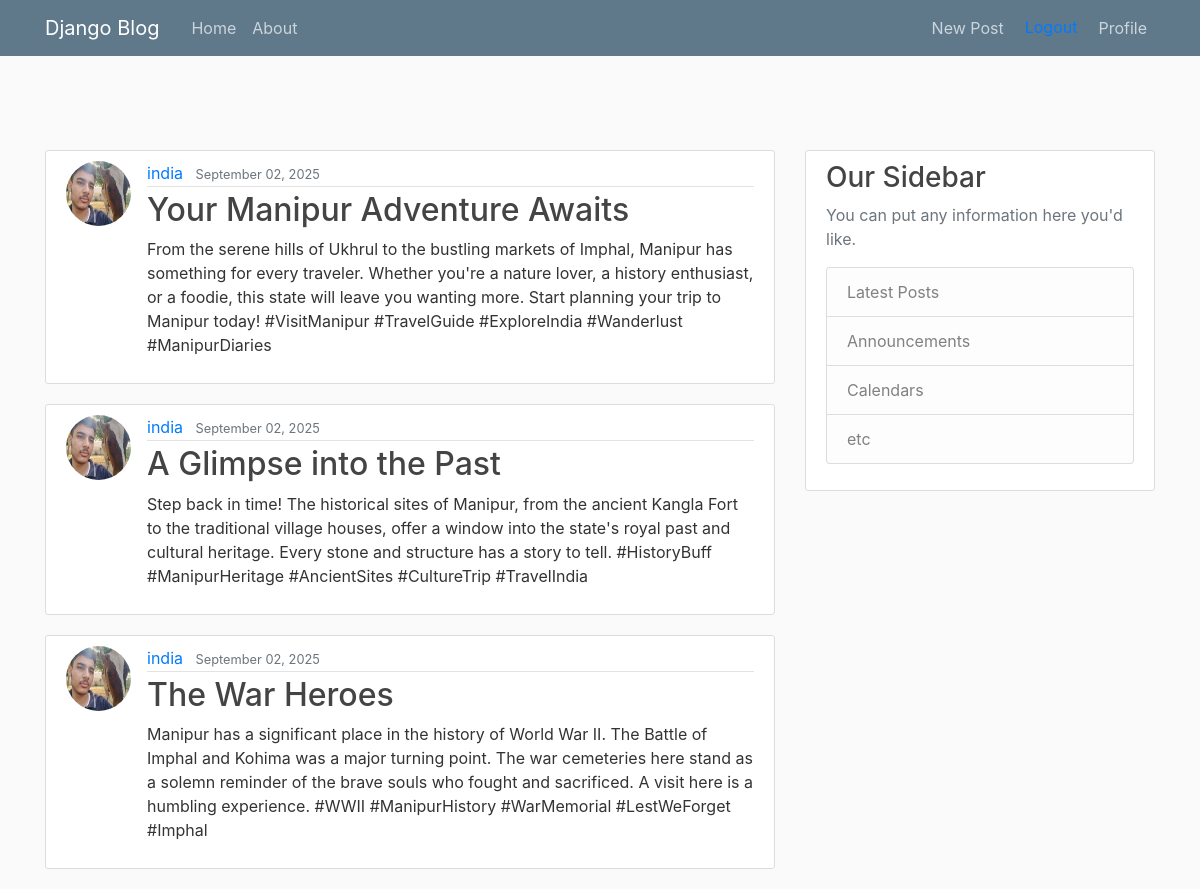
The app's page / (signed in) with its own data.
### blog/models.py (models this page shows, shortened)
class Post(models.Model):
    title=models.CharField(max_length=100)
    content= models.TextField()
    date_posted=models.DateTimeField(default=timezone.now)
    author=models.ForeignKey(User,on_delete=models.CASCADE)

### users/models.py (models this page shows, shortened)
class Profile(models.Model):
    user = models.OneToOneField(User, on_delete=models.CASCADE)
    image = models.ImageField(default='default.jpg', upload_to='profile_pics')

### blog/views.py (the view)
# urls.py: path('',PostListView.as_view(),name='blog-home'),
class PostListView(ListView):
    model=Post
    template_name='blog/home.html'
    context_object_name='posts'
    ordering=['-date_posted']
    paginate_by=3

### blog/templates/blog/home.html
{% extends "blog/base.html" %}
{% block content %}
  {% for post in posts %}
    <article class="media content-section">
      <img class="rounded-circle article-img" src="{{ post.author.profile.image.url }}">
      <div class="media-body">
        <div class="article-metadata">
          <a class="mr-2" href="#">{{ post.author }}</a>
          <small class="text-muted">{{ post.date_posted|date:"F d, Y" }}</small>
        </div>
        <h2><a class="article-title" href="#">{{ post.title }}</a></h2>
        <p class="article-content">{{ post.content }}</p>
      </div>
    </article>
  {% endfor %}
{% endblock content %}

### blog/static/blog/main.css (style rules this page uses)
body { background: #fafafa; color: #333333; margin-top: 5rem; }
h1, h2, h3, h4, h5, h6 { color: #444444; }
.content-section { background: #ffffff; padding: 10px 20px; border: 1px solid #dddddd; border-radius: 3px; margin-bottom: 20px; }
.article-title { color: #444444; }
.article-content { white-space: pre-line; }
.article-img { height: 65px; width: 65px; margin-right: 16px; }
.article-metadata { padding-bottom: 1px; margin-bottom: 4px; border-bottom: 1px solid #e3e3e3 }

### records on screen
Post: author.profile.image (placeholder picture), author "india", date_posted "September 02, 2025", title "Your Manipur Adventure Awaits", content "From the serene hills of Ukhrul to the bustling markets of Imphal, Manipur has something for every traveler. Whether you're a nature lover, a history enthusiast, or a foodie, this state will leave you wanting more. Start planning your trip to Manipur today! #VisitManipur #TravelGuide #ExploreIndia #Wanderlust #ManipurDiaries"
Post: author.profile.image (placeholder picture), author "india", date_posted "September 02, 2025", title "A Glimpse into the Past", content "Step back in time! The historical sites of Manipur, from the ancient Kangla Fort to the traditional village houses, offer a window into the state's royal past and cultural heritage. Every stone and structure has a story to tell. #HistoryBuff #ManipurHeritage #AncientSites #CultureTrip #TravelIndia"
Post: author.profile.image (placeholder picture), author "india", date_posted "September 02, 2025", title "The War Heroes", content "Manipur has a significant place in the history of World War II. The Battle of Imphal and Kohima was a major turning point. The war cemeteries here stand as a solemn reminder of the brave souls who fought and sacrificed. A visit here is a humbling experience. #WWII #ManipurHistory #WarMemorial #LestWeForget #Imphal"
